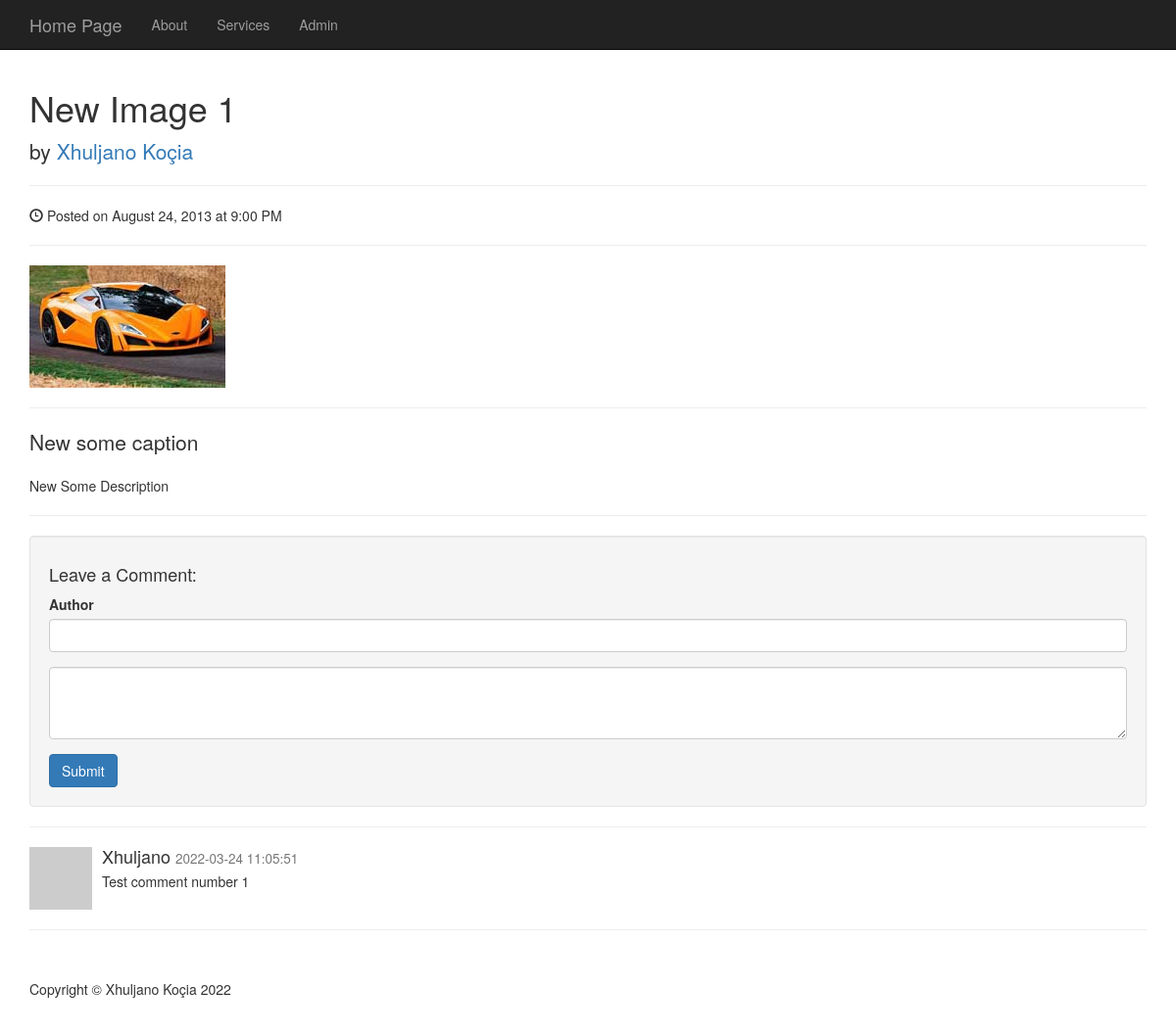
Page /photo.php?id=4 on the committed database.
### tables this page shows
CREATE TABLE `photos` (
  `id` int(11) NOT NULL,
  `title` varchar(255) NOT NULL,
  `caption` varchar(255) NOT NULL,
  `description` text NOT NULL,
  `filename` varchar(255) NOT NULL,
  `alternate_text` varchar(255) NOT NULL,
  `type` varchar(255) NOT NULL,
  `size` int(11) NOT NULL
);

CREATE TABLE `comments` (
  `id` int(11) NOT NULL,
  `photo_id` int(11) NOT NULL,
  `author` varchar(255) NOT NULL,
  `body` text NOT NULL
);

### admin/includes/functions.php (called while the page is built, shortened)
<?php
    function classAutoLoader($class){
        $class = strtolower($class);
        $the_path = "includes/{$class}.php";
    }
?>

### admin/includes/database.php (called while the page is built, shortened)
<?php
    class Database{
        public $connection;
        public function open_db_connection(){
            $this -> connection = new mysqli(DB_HOST, DB_USER, DB_PASS, DB_NAME);
        }
        public function query($sql){
            $result = $this -> connection -> query($sql);
            return $result;
        }
        public function escape_string($string){
            $escaped_string = $this -> connection -> real_escape_string($string);
            return $escaped_string;
        }
    }
    $database = new Database();
?>

### admin/includes/db_object.php (called while the page is built, shortened)
<?php
    class Db_object{
        protected static $db_table = "users";
        public static function find_by_id($id){
            $the_result_array = static::find_by_query("SELECT * FROM " . static::$db_table . " WHERE id = $id LIMIT 1");
            return !empty($the_result_array) ? array_shift($the_result_array) : false;
        }
        public static function find_by_query($sql){
            global $database;
            $result_set = $database -> query($sql);
            $the_object_array = array();
            while($row = mysqli_fetch_array($result_set)){
                $the_object_array[] = static::instantiation($row);
            }
            return $the_object_array;
        }
        public static function instantiation($the_record){
            $the_object = new $calling_class;
            foreach($the_record as $the_attribute => $value){
                if($the_object -> has_the_attribute($the_attribute)){
                    $the_object -> $the_attribute = $value;
                }
            }
            return $the_object;
        }
        private function has_the_attribute($the_attribute){
            $object_properties = get_object_vars($this);
            return array_key_exists($the_attribute, $object_properties);
        }
    }
?>

### admin/includes/photo.php (called while the page is built, shortened)
<?php
    class Photo extends Db_object{
        public $filename;
        public $upload_directory = "images";
        public function picture_path(){
            return $this -> upload_directory . DS . $this -> filename;
        }
    }
?>

### admin/includes/comment.php (called while the page is built, shortened)
<?php
    class Comment extends Db_object{
        protected static $db_table = "comments";
        public static function find_the_comments($photo_id = 0){
            global $database;
            $sql = "SELECT * FROM " . self::$db_table;
            $sql .= " WHERE photo_id = " . $database -> escape_string($photo_id);
            $sql .= " ORDER BY photo_id ASC";
            return self::find_by_query($sql);
        }
    }
?>

### photo.php (the view, shortened to what this page needs)
<?php include("includes/header.php"); ?>
<?php
    $photo = Photo::find_by_id($_GET['id']);
    $comments = Comment::find_the_comments($photo -> id);
?>
<div class="row">
            <div class="col-lg-12">
                <h1><?php echo $photo -> title; ?></h1>
                <p class="lead">
                    by <a href="#">Xhuljano Koçia</a>
                </p>
                <hr>
                <p><span class="glyphicon glyphicon-time"></span> Posted on August 24, 2013 at 9:00 PM</p>
                <hr>
                <img class="img-responsive" src="admin/<?php echo $photo -> picture_path(); ?>" alt="image">
                <hr>
                <p class="lead"><?php echo $photo -> caption; ?></p>
                <p><?php echo $photo -> description; ?></p>
                <hr>
                <div class="well">
                    <h4>Leave a Comment:</h4>
                    <form role="form" method="post">
                        <div class="form-group">
                            <label for="author">Author</label>
                            <input type="text" name="author" class="form-control">
                        </div>
                        <div class="form-group">
                            <textarea name="body" class="form-control" rows="3"></textarea>
                        </div>
                        <button type="submit" name="submit" class="btn btn-primary">Submit</button>
                    </form>
                </div>
                <hr>
                <?php foreach($comments as $comment) : ?>
                <div class="media">
                    <a class="pull-left" href="#">
                        <img class="media-object" src="http://placehold.it/64x64" alt="">
                    </a>
                    <div class="media-body">
                        <h4 class="media-heading"><?php echo $comment -> author; ?>
                            <small><?php echo $date = date('Y-m-d H:i:s'); ?></small>
                        </h4>
                        <?php echo $comment -> body; ?>
                    </div>
                </div>
                <?php endforeach; ?>
            </div>
    </div>
<?php include("includes/footer.php"); ?>

### css/blog-home.css (style rules this page uses)
body { padding-top: 70px; }

### rows in the picture
photos: title "New Image 1", filename (picture), caption "New some caption", description "New Some Description"
comments: author "Xhuljano", body "Test comment number 1"
